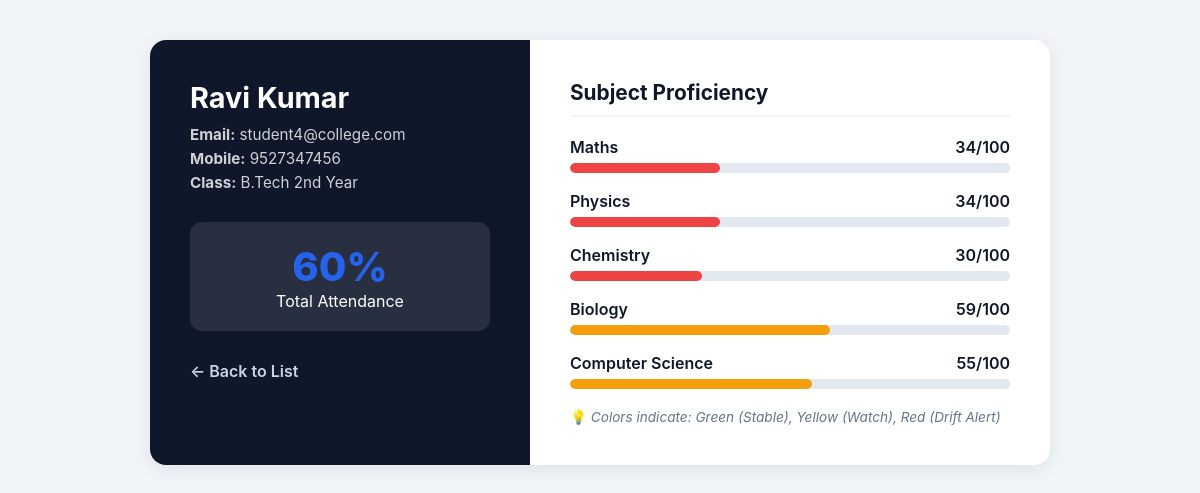
Screenshot of /faculty/student/4 (signed in) with the database file from the repository.
### tables this page shows
CREATE TABLE students (
    id INTEGER PRIMARY KEY AUTOINCREMENT,
    name TEXT,
    email TEXT UNIQUE,
    father TEXT,
    mother TEXT,
    mobile TEXT,
    class TEXT,
    attendance INTEGER,
    exams_attempted INTEGER,
    extracurricular TEXT
);

CREATE TABLE marks (
    student_id INTEGER,
    subject TEXT,
    score INTEGER
);

### app.py (the view)
@app.route("/faculty/student/<int:student_id>")
def faculty_student_profile(student_id):
    if session.get("role") != "faculty":
        return redirect("/login")
    con = db()
    cur = con.cursor()
    cur.execute("SELECT * FROM students WHERE id=?", (student_id,))
    row = cur.fetchone()
    if not row:
        con.close()
        return "❌ Student not found"
    student = {
        "id": row[0],
        "name": row[1],
        "email": row[2],
        "mobile": row[5],
        "class": row[6],
        "attendance": row[7]
    }
    cur.execute(
        "SELECT subject, score FROM marks WHERE student_id=?",
        (student_id,)
    )
    marks = dict(cur.fetchall())
    con.close()
    return render_template(
        "faculty_student_view.html",
        student=student,
        marks=marks
    )

### app.py (called while the page is built)
def db():
    return sqlite3.connect("database.db")

### templates/faculty_student_view.html (shortened to what this page needs)
<!DOCTYPE html>
<html lang="en">
<head>
</head>
<body>
<div class="profile-container">
    <div class="identity-sidebar">
        <h2>{{ student.name }}</h2>
        <p><b>Email:</b> {{ student.email }}</p>
        <p><b>Mobile:</b> {{ student.mobile }}</p>
        <p><b>Class:</b> {{ student.class }}</p>
        <div class="attendance-stat">
            <span class="attendance-val">{{ student.attendance }}%</span>
            <span>Total Attendance</span>
        </div>
        <a href="/faculty_dashboard" class="btn-back" style="color: #cbd5e1;">← Back to List</a>
    </div>
    <div class="academic-content">
        <h3>Subject Proficiency</h3>
        <ul class="subject-grid">
            {% for s, m in marks.items() %}
            <li class="subject-item">
                <div class="subject-header">
                    <span>{{ s }}</span>
                    <span>{{ m }}/100</span>
                </div>
                <div class="progress-track">
                    <div class="progress-fill"
                         style="width: {{ m }}%;
                                background-color: {% if m >= 75 %}var(--success){% elif m >= 40 %}var(--warning){% else %}var(--danger){% endif %};">
                    </div>
                </div>
            </li>
            {% endfor %}
        </ul>
        <div style="margin-top: 20px; font-size: 0.85rem; color: #64748b;">
            💡 <i>Colors indicate: Green (Stable), Yellow (Watch), Red (Drift Alert)</i>
        </div>
    </div>
</div>
</body>
</html>

### templates/faculty_student_view.html (style rules this page uses)
:root { --primary-dark: #0f172a; --accent-blue: #2563eb; --success: #22c55e; --warning: #f59e0b; --danger: #ef4444; --card-bg: #ffffff; --body-bg: #f1f5f9; }
body { font-family: 'Inter', system-ui, sans-serif; background-color: var(--body-bg); color: var(--primary-dark); margin: 0; padding: 40px 20px; }
.profile-container { max-width: 900px; margin: 0 auto; background: var(--card-bg); border-radius: 16px; box-shadow: 0 4px 20px rgba(0,0,0,0.08); overflow: hidden; display: flex; flex-wrap: wrap; }
.identity-sidebar { flex: 1; min-width: 300px; background-color: var(--primary-dark); color: white; padding: 40px; }
.identity-sidebar h2 { margin: 0 0 10px 0; font-size: 1.8rem; color: #fff; }
.identity-sidebar p { opacity: 0.8; margin: 5px 0; font-size: 0.95rem; }
.attendance-stat { margin-top: 30px; padding: 20px; background: rgba(255,255,255,0.1); border-radius: 12px; text-align: center; }
.attendance-val { font-size: 2.5rem; font-weight: 800; display: block; color: var(--accent-blue); }
.academic-content { flex: 2; min-width: 350px; padding: 40px; }
h3 { margin-top: 0; font-size: 1.3rem; border-bottom: 2px solid #f1f5f9; padding-bottom: 10px; margin-bottom: 20px; }
.subject-grid { list-style: none; padding: 0; }
.subject-item { margin-bottom: 18px; }
.subject-header { display: flex; justify-content: space-between; margin-bottom: 6px; font-weight: 600; }
.progress-track { height: 10px; background: #e2e8f0; border-radius: 10px; overflow: hidden; }
.progress-fill { height: 100%; border-radius: 10px; transition: width 0.5s ease-in-out; }
.btn-back { display: inline-block; margin-top: 30px; color: var(--accent-blue); text-decoration: none; font-weight: 600; }

### rows the page displays
students: name "Ravi Kumar", email "student4@college.com", mobile "9527347456", class "B.Tech 2nd Year", attendance "60"
marks: subject "Maths", score "34"
marks: subject "Physics", score "34"
marks: subject "Chemistry", score "30"
marks: subject "Biology", score "59"
marks: subject "Computer Science", score "55"
